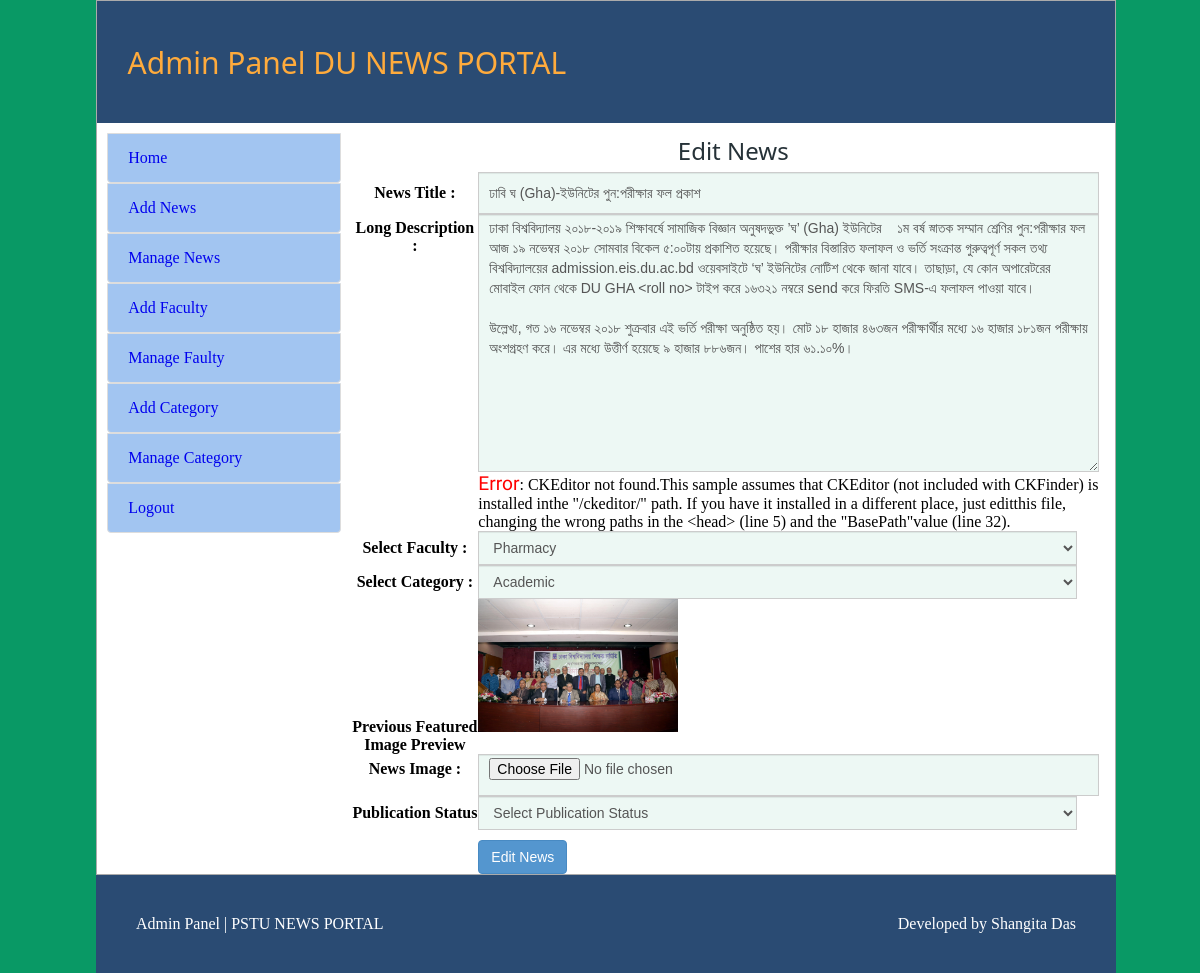
Page /Project/admin/edit_news.php?id=2 (signed in) on the committed database.
### tables this page shows
CREATE TABLE `news` (
  `news_id` int(11) NOT NULL,
  `title` varchar(255) NOT NULL,
  `short_description` varchar(255) NOT NULL,
  `long_description` varchar(9999) NOT NULL,
  `image` varchar(255) NOT NULL,
  `faculty_id` int(11) NOT NULL,
  `category_id` int(11) NOT NULL,
  `status` int(1) NOT NULL,
  `date` varchar(255) NOT NULL,
  `year` varchar(4) NOT NULL,
  `month` varchar(2) NOT NULL,
  `timestamp` varchar(255) NOT NULL
);

### Project/admin/edit_news.php (the view, shortened to what this page needs)
<?php
include("../config.php");
?>
<?php
if(!isset($_REQUEST['id'])) {
	header("location: manage_news.php");
}
else {
	$id = $_REQUEST['id'];
}
?>
<?php
$statement = $db->prepare("SELECT * FROM news WHERE news_id=?");
$statement->execute(array($id));
$result = $statement->fetchAll(PDO::FETCH_ASSOC);
foreach($result as $row)
{
	$title = $row['title'];
	$long_description = $row['long_description'];
	$image = $row['image'];
	$faculty_id = $row['faculty_id'];
	$category_id = $row['category_id'];
}
?>
<?php
include('header.php');
?>
<center><h2>Edit News</h2></center>
<form class="form-horizontal" method="post" enctype="multipart/form-data">
     <table class="">
        <tr>
            <th class="bold">News Title :</th>
            <td><input type="text" class="form-control" name="title" value="<?php echo $title; ?>"/> </td>
        </tr>
        <tr>
            <th class="bold">Long Description :</th>
            <td>
			<textarea class="form-control textarea" name="long_description" cols="30" rows="10"><?php echo $long_description; ?></textarea>
			</td>
        </tr>
		<tr>
            <th class="bold">Select Faculty :</th>
            <td>
				<select name="faculty_id" class="form-control">
						<?php
							$statement = $db->prepare("SELECT * FROM faculty ORDER BY short_name ASC");
							$statement->execute();
							$result = $statement->fetchAll(PDO::FETCH_ASSOC);
							foreach($result as $row)
							{
								if($row['faculty_id'] == $faculty_id)
								{
									?><option value="<?php echo $row['faculty_id']; ?>"selected><?php echo $row['short_name']; ?></option><?php
								}
								else
								{
									?><option value="<?php echo $row['faculty_id']; ?>"><?php echo $row['short_name']; ?></option><?php
								}
							}
						?>
				</select>
			</td>
        </tr>
		<tr>
            <th class="bold">Select Category :</th>
            <td>
				<select name="category_id" class="form-control">
						<?php
							$statement = $db->prepare("SELECT * FROM category ORDER BY cat_name ASC");
							$statement->execute();
							$result = $statement->fetchAll(PDO::FETCH_ASSOC);
							foreach($result as $row)
							{
								if($row['category_id'] == $category_id)
								{
									?><option value="<?php echo $row['category_id']; ?>"selected><?php echo $row['cat_name']; ?></option><?php
								}
								else
								{
									?><option value="<?php echo $row['category_id']; ?>"><?php echo $row['cat_name']; ?></option><?php
								}
							}
						?>
				</select>
			</td>
        </tr>
		<tr>
			<th class="bold">Previous Featured Image Preview</th>
			<td class=""><img src="../uploads/<?php echo $image; ?>" alt="" width="200"></td>
		</tr>
		<tr>
            <th class="bold">News Image :</th>
            <td><input type="file" class="form-control" name="image"/></td>
        </tr>
		<tr>
            <th class="bold"> Publication Status &nbsp;&nbsp;&nbsp;</th>
            <td><select name="status" class="form-control">
                                <option value=" ">Select Publication Status</option>
                            </select></td>
        </tr>
        <tr>
            <th></th>
            <td class="bold"><input type="submit" class="btn btn-primary" name="add_news" value="Edit News"</td>
        </tr>
    </table>
</form>
<?php require_once("footer.php"); ?>

### Project/admin/css/style.css (style rules this page uses)
html,body,div,span,applet,object,iframe,h1,h2,h3,h4,h5,h6,p,blockquote,pre,a,abbr,acronym,address,big,cite,code,del,dfn,em,img,ins,kbd,q,s,samp,small,strike,strong,sub,sup,tt,var,b,u,i,dl,dt,dd,ol,nav ul,nav li,fieldset,form,label,legend,table,caption,tbody,tfoot,thead,tr,th,td,article,aside,canvas,details,embed,figure,figcaption,footer,header,hgroup,menu,nav,output,ruby,section,summary,time,mark,audio,video { margin:0;padding:0;border:0;font-size:100%;font:inherit;vertical-align:baseline; }
table { border-collapse:collapse;border-spacing:0; }
img { max-width:100%; }
body { background: rgb(59, 107, 165); }
form textarea { height: 201px; color: #666; font-size: 18px; font-family: Arial, Helvetica, sans-serif; }
h2,h3,h4 { font-family: 'Average Sans', sans-serif; font-size: 1.5em; padding: 11px 0px 5px 0px; color: #263238; }
.btn { color: #FFFFFF; background-color: #73AD21; background-color: #4CAF50; padding: 10px; opacity: 0.9; }
.form-control { display: block; width: 94%; height: 34px; padding: 3px 10px; font-size: 14px; line-height: 1.42857143; color: #555; background-color: rgba(9, 153, 101, 0.07); background-image: none; border: 1px solid #ccc; border-radius: 0px; -webkit-box-shadow: inset 0 1px 1px rgba(0,0,0,.075); box-shadow: inset 0 1px 1px rgba(0,0,0,.075); -webkit-transition: border-color ease-in-out .15s,-webkit-box-shadow ease-in-out .15s; -o-transition: border-color ease-in-out .15s,box-shadow ease-in-out .15s; transition: border-color ease-in-out .15s,box-shadow ease-in-out .15s; }
table, th, td { border: none; }
table { border-collapse: collapse; border-spacing: 0; width: 100%; display: table; }
.bold { font-weight: bold; }

### Project/admin/css/style_admin.css (style rules this page uses)
body { background: #099965; }
.btn { display: inline-block; padding: 6px 12px; margin-bottom: 0; font-size: 14px; font-weight: normal; line-height: 1.428571429; text-align: center; white-space: nowrap; vertical-align: middle; cursor: pointer; background-image: none; border: 1px solid transparent; border-radius: 4px; -webkit-user-select: none; -moz-user-select: none; -ms-user-select: none; -o-user-select: none; user-select: none; }
.btn-primary { color: #ffffff; background-color: #428bca; border-color: #357ebd; }
h1, h2, h3, h4, h5, h6, .w3-slim, .w3-wide { font-family: "Segoe UI",Arial,sans-serif; }
.form-control { display: block; width: 94%; height: 34px; padding: 3px 10px; font-size: 14px; line-height: 1.42857143; color: #555; background-color: rgba(9, 153, 101, 0.07); background-image: none; border: 1px solid #ccc; border-radius: 0px; -webkit-box-shadow: inset 0 1px 1px rgba(0,0,0,.075); box-shadow: inset 0 1px 1px rgba(0,0,0,.075); -webkit-transition: border-color ease-in-out .15s,-webkit-box-shadow ease-in-out .15s; -o-transition: border-color ease-in-out .15s,box-shadow ease-in-out .15s; transition: border-color ease-in-out .15s,box-shadow ease-in-out .15s; }
table, th, td { border: none; }
table { border-collapse: collapse; border-spacing: 0; width: 100%; display: table; }
.bold { font-weight: bold; }
.textarea { margin: 0px 104px 0px 0px; height: 250px; max-width: 640px; }

### rows in the picture
news: title "ঢাবি ঘ (Gha)-ইউনিটের পুন:পরীক্ষার ফল প্রকাশ", long_description "ঢাকা বিশ্ববিদ্যালয় ২০১৮-২০১৯ শিক্ষাবর্ষে সামাজিক বিজ্ঞান অনুষদভুক্ত ’ঘ’ (Gha) ইউনিটের ১ম বর্ষ স্নাতক সম্মান শ্রেণির পুন:পরীক্ষার ফল আজ ১৯ নভেম্বর ২০১৮ সোমবার বিকেল ৫:০০টায় প্রকাশিত হয়েছে। পরীক্ষার বিস্তারিত ফলাফল ও ভর্তি সংক্রান্ত গুরুত্বপূর্ণ সকল তথ্য বিশ্ববিদ্যালয়ের admission.eis.du.ac.bd ওয়েবসাইটে ‘ঘ’ ইউনিটের নোটিশ থেকে জানা যাবে। তাছাড়া, যে কোন অপারেটরের মোবাইল ফোন থেকে DU GHA ˂roll no˃ টাইপ করে ১৬৩২১ নম্বরে send করে ফিরতি SMS-এ ফলাফল পাওয়া যাবে। উল্লেখ্য, গত ১৬ নভেম্বর ২০১৮ শুক্রবার এই ভর্তি পরীক্ষা অনুষ্ঠিত হয়। মোট ১৮ হাজার ৪৬৩জন পরীক্ষার্থীর মধ্যে ১৬ হাজার ১৮১জন পরীক্ষায় অংশগ্রহণ করে। এর মধ্যে উত্তীর্ণ হয়েছে ৯ হাজার ৮৮৬জন। পাশের হার ৬১.১০%।", image (picture)

### other values in the picture
form field faculty_id "Pharmacy"
form field category_id "Academic"
